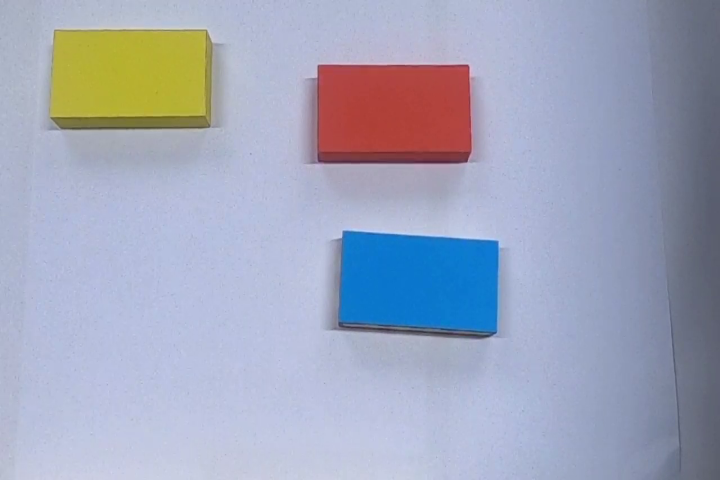
#> input picture kleurdetectie/Testimage.png, 720 x 480 px, given in place of the camera
$ python demo.py
#> lines starting #> are read from the running program, lines starting #| are printed output that depends on the picture; after the words box and inside, x2 and y2 are one past the last pixel; in counts of white or black regions, pixels touching at a corner belong together
from bdb import GENERATOR_AND_COROUTINE_FLAGS
import cv2
from cv2 import mean
import numpy as np
from cv2 import COLOR_BGR2HSV
from cv2 import COLOR_BGR2GRAY

# from eigendetectie import getOrientation

def empty(self):
    pass

def getOrientation(pts, img):
    sz = len(pts)
    data_pts = np.empty((sz, 2), dtype=np.float64)
    for i in range(data_pts.shape[0]):
        data_pts[i, 0] = pts[i, 0, 0]
        data_pts[i, 1] = pts[i, 0, 1]

    mean = np.empty((0))
    mean, eigenvectors, eigenvalues = cv2.PCACompute2(data_pts, mean)
    center = (int(mean[0, 0]), int(mean[0, 1]))

    cv2.circle(img, center, 3, (255, 0, 255), 2)
    return mean

# Uncomment als je een plaatje wil gebruiken
#path = './vormpjes.png'
#img = cv2.imread(path)

# Uncomment als je de webcam wil gebruiken
cap = cv2.VideoCapture(1)

cap.set(3,720)
cap.set(4,480)

colorBoot = colorPunt = (0,255,0)

cv2.namedWindow("Trackbars Boot")
cv2.namedWindow("Trackbars Punt")
cv2.resizeWindow("Trackbars Boot",640,240)
cv2.resizeWindow("Trackbars Punt",640,240)

cv2.createTrackbar("Hue min", "Trackbars Boot", 0, 179, empty)
cv2.createTrackbar("Hue max", "Trackbars Boot", 179, 179, empty)
cv2.createTrackbar("Sat min", "Trackbars Boot", 0, 255, empty)
cv2.createTrackbar("Sat max", "Trackbars Boot", 255, 255, empty)
cv2.createTrackbar("Val min", "Trackbars Boot", 0, 255, empty)
cv2.createTrackbar("Val max", "Trackbars Boot", 255, 255, empty)
cv2.createTrackbar("Hue min", "Trackbars Punt", 0, 179, empty)
cv2.createTrackbar("Hue max", "Trackbars Punt", 179, 179, empty)
cv2.createTrackbar("Sat min", "Trackbars Punt", 0, 255, empty)
cv2.createTrackbar("Sat max", "Trackbars Punt", 255, 255, empty)
cv2.createTrackbar("Val min", "Trackbars Punt", 0, 255, empty)
cv2.createTrackbar("Val max", "Trackbars Punt", 255, 255, empty)

bootX, bootY, bootW, bootH = 345, 237, 150, 75
puntX, puntY, puntW, puntH = 425, 192, 130, 65

while True:
    # Uncomment als je de webcam wil gebruiken
    ret, img = cap.read()
#> img is the input picture: shape (480, 720, 3); mean B, G, R 187.5, 166.6, 160.8
    img = cv2.flip(img, 1)
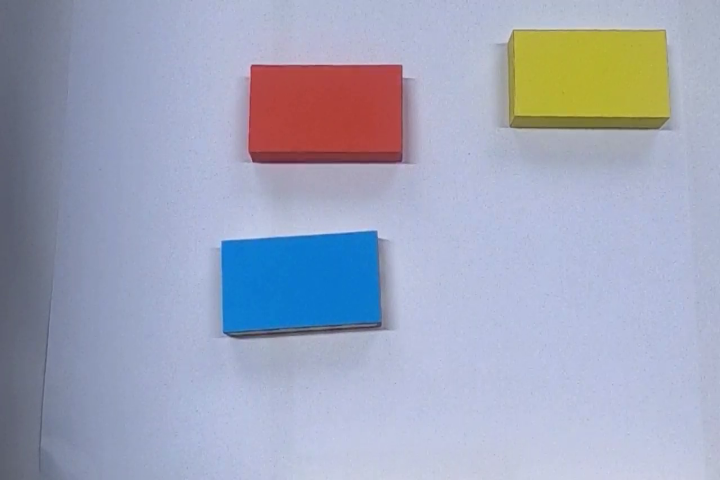
#> img: shape (480, 720, 3); mean B, G, R 187.5, 166.6, 160.8

    imgHSV = cv2.cvtColor(img, COLOR_BGR2HSV)
#> imgHSV: shape (480, 720, 3); mean H, S, V 105.8, 61.5, 197.2
    h_min = cv2.getTrackbarPos("Hue min", "Trackbars Boot")
    h_max = cv2.getTrackbarPos("Hue max", "Trackbars Boot")
    s_max = cv2.getTrackbarPos("Sat max", "Trackbars Boot")
    s_min = cv2.getTrackbarPos("Sat min", "Trackbars Boot")
    v_max = cv2.getTrackbarPos("Val max", "Trackbars Boot")
    v_min = cv2.getTrackbarPos("Val min", "Trackbars Boot")
    h_max1 = cv2.getTrackbarPos("Hue max", "Trackbars Punt")
    h_min1 = cv2.getTrackbarPos("Hue min", "Trackbars Punt")
    s_min1 = cv2.getTrackbarPos("Sat min", "Trackbars Punt")
    s_max1 = cv2.getTrackbarPos("Sat max", "Trackbars Punt")
    v_min1 = cv2.getTrackbarPos("Val min", "Trackbars Punt")
    v_max1 = cv2.getTrackbarPos("Val max", "Trackbars Punt")


    lower = np.array([h_min,s_min,v_min])
    upper = np.array([h_max,s_max,v_max])
    mask = cv2.inRange(imgHSV, lower, upper)
#> mask: shape (480, 720); every value is 255
    mask = cv2.bitwise_not(mask)
#> mask: shape (480, 720); every value is 0

    lower1 = np.array([h_min1,s_min1,v_min1])
    upper1 = np.array([h_max1,s_max1,v_max1])
    mask1 = cv2.inRange(imgHSV, lower1, upper1)
    # mask1 = cv2.bitwise_not(mask1)


    imgResultBoot = cv2.bitwise_and(img, img, mask = mask)
#> imgResultBoot: shape (480, 720, 3); every value is 0
    imgGrayBoot = cv2.cvtColor(imgResultBoot, COLOR_BGR2GRAY)
    imgResultPunt = cv2.bitwise_and(img, img, mask = mask1)
    imgGrayPunt = cv2.cvtColor(imgResultPunt, COLOR_BGR2GRAY)
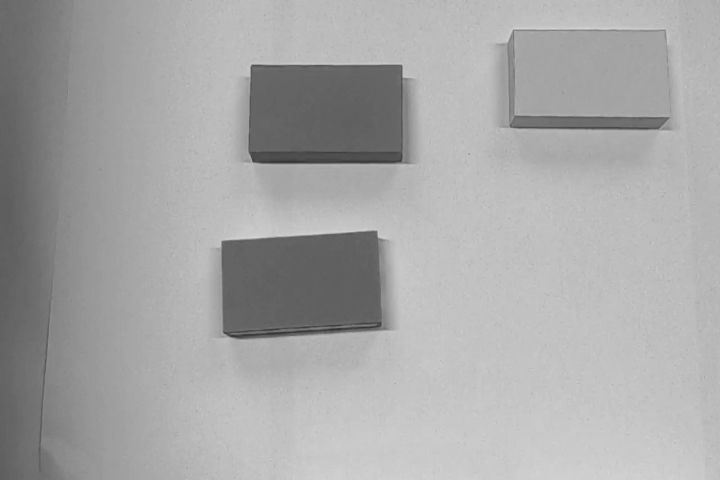
#> imgGrayPunt: shape (480, 720); min 48, max 214, mean 167.2


    contours, hierarchy = cv2.findContours(imgGrayBoot, cv2.RETR_EXTERNAL, cv2.CHAIN_APPROX_NONE)
#> contours = []
    contours1, hierarchy1 = cv2.findContours(imgGrayPunt, cv2.RETR_EXTERNAL, cv2.CHAIN_APPROX_NONE)
#> contours1 = 1 contour; box (x1, y1, x2, y2) and area: (0, 0, 720, 480) 344401
    for i, c in enumerate(contours):
        # for v, b in enumerate(contours1):

        area = cv2.contourArea(c)

        if area < 200 or 100000 < area:
            continue


        # print(area)
        cv2.drawContours(img, contours, -1, (0, 0, 255), 2)
        meanBoot = getOrientation(c, img)
#> this loop made 0 passes
        # [13 lines of commented-out code are left out]

    for v,b in enumerate(contours1):
        area = cv2.contourArea(b)

        if area < 100 or 100000< area:
            continue

        cv2.drawContours(img, contours1, -1, (0,255,255),2)
        meanPunt = getOrientation(b, img)

        print("x: "+ str(meanPunt[0][0])+ " , y: " + str(meanPunt[0][1]))
#> this loop made 1 pass
#> (v, area) on pass 1: (0, 344401)
        # if (puntX-puntW//2)<meanPunt[0][0]<(puntX+puntW//2) and (puntY-puntH//2)<meanPunt[0][1]<(puntY+puntH//2):
        #     # if (puntX-puntW//2)<meanP
        #     colorPunt = 255,0,255
        # else:
        #     colorPunt = 0,255,0


    # cv2.rectangle(img, (bootX-bootW//2, bootY-bootH//2), (bootX+bootW//2, bootY+bootH//2), colorBoot, 5) # Punt
    # cv2.rectangle(img, (puntX-puntW//2, puntY-puntH//2), (puntX+puntW//2, puntY+puntH//2), colorPunt, 5) # boot

    cv2.imshow("Image", img)
    cv2.imshow("Boot", mask)
    cv2.imshow("Punt", mask1)
    cv2.imshow("MaskResultBoot", imgResultBoot)
    cv2.imshow("MaskResultPunt", imgResultPunt)
    # cv2.imshow("Grayimage", imgGrayBoot)


    k = cv2.waitKey(1) & 0xFF
#> (key Esc is pressed here)
    if k == 27:
        cv2.destroyAllWindows()
        break
